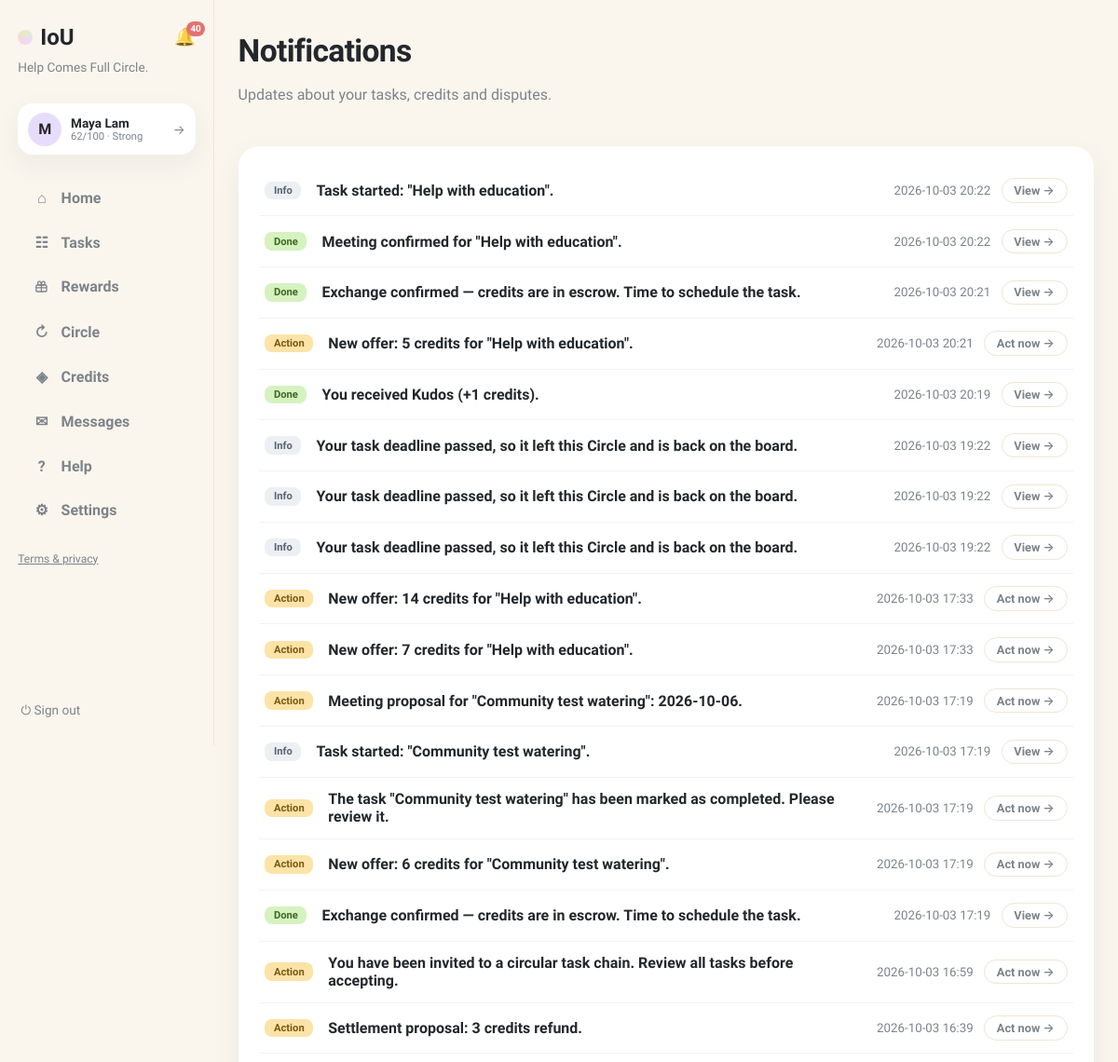
The page /notifications (signed in, upper part) on the database as committed earlier.
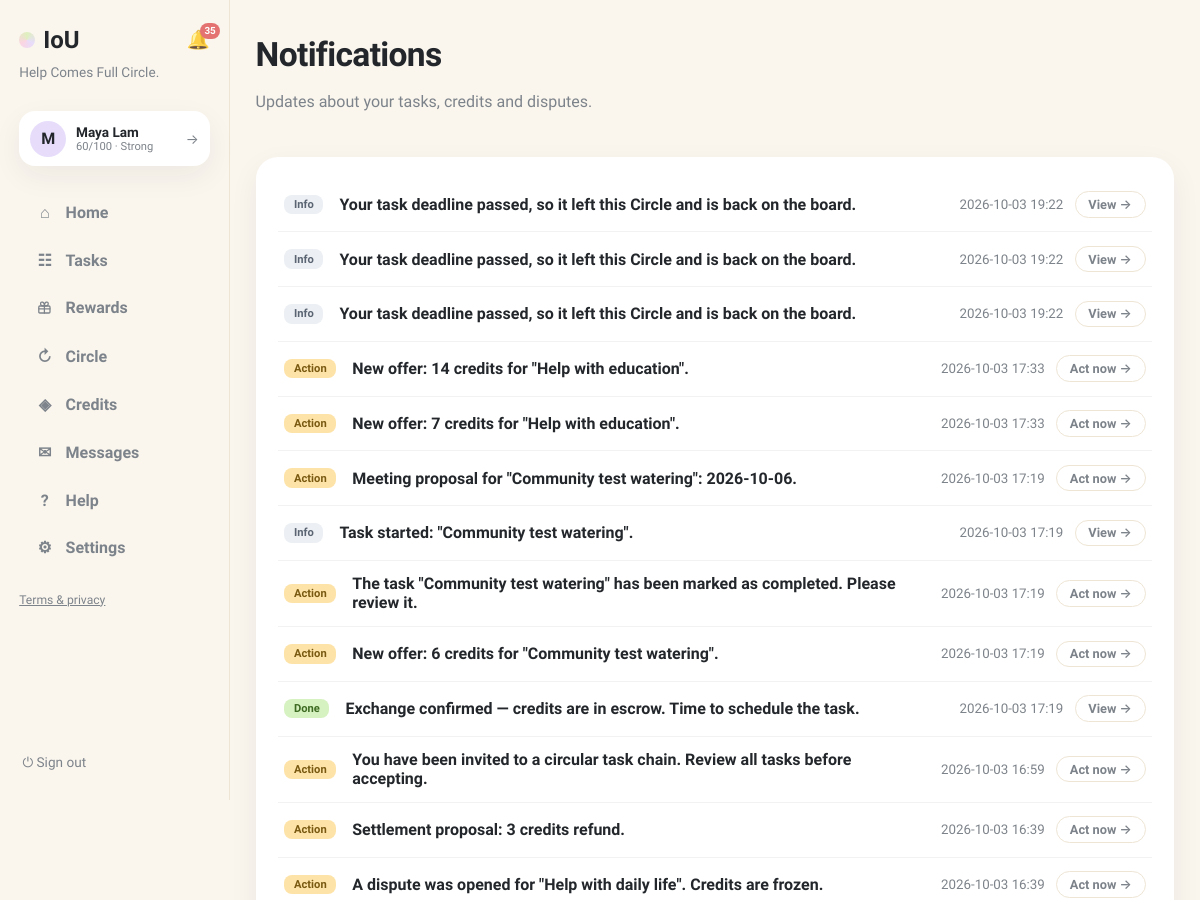
The same page on the database as committed later.
### tables this page shows
CREATE TABLE notifications (
                id INTEGER PRIMARY KEY, user_id INTEGER NOT NULL,
                body TEXT NOT NULL, link TEXT NOT NULL DEFAULT '/',
                is_read INTEGER NOT NULL DEFAULT 0, kind TEXT NOT NULL DEFAULT 'info',
                created_at TEXT NOT NULL,
                FOREIGN KEY(user_id) REFERENCES users(id)
            );

### app.py (the view)
@app.get("/notifications", response_class=HTMLResponse)
def notifications_page(request: Request, tab: str = "system"):
    user = current_user(request)
    if not user:
        return RedirectResponse("/login", status_code=303)
    with db() as connection:
        notifs = connection.execute(
            "SELECT * FROM notifications WHERE user_id=? ORDER BY created_at DESC LIMIT 50",
            (user["id"],)).fetchall()
        threads = connection.execute(
            """SELECT r.id, r.title, r.status, r.requester_id, r.provider_id,
                      ru.name requester_name, pu.name provider_name,
                      (SELECT body FROM messages WHERE request_id=r.id ORDER BY id DESC LIMIT 1) last_body,
                      (SELECT created_at FROM messages WHERE request_id=r.id ORDER BY id DESC LIMIT 1) last_at
               FROM requests r
               JOIN users ru ON ru.id=r.requester_id
               LEFT JOIN users pu ON pu.id=r.provider_id
               WHERE (r.requester_id=? OR r.provider_id=?
                      OR EXISTS (SELECT 1 FROM request_participants rp
                                 WHERE rp.request_id=r.id AND rp.user_id=?))
                 AND EXISTS (SELECT 1 FROM messages WHERE request_id=r.id)
               ORDER BY last_at DESC""",
            (user["id"], user["id"], user["id"])).fetchall()
    return render(request, "notifications.html", page="notifications",
                  notifs=notifs, threads=threads, tab=tab)

### templates/notifications.html (shortened to what this page needs)
{% extends "base.html" %}
{% block content %}
<header class="page-head">
  <div>
    <h1>Notifications</h1>
    <p class="muted">Updates about your tasks, credits and disputes.</p>
  </div>
</header>
<div class="card notif-card">
  {% for n in notifs %}
  <div class="notif-row {% if not n.is_read %}unread{% endif %}">
    <span class="notif-kind k-{{ n.kind or 'info' }}">{% if (n.kind or 'info') == 'action' %}Action{% elif n.kind == 'success' %}Done{% else %}Info{% endif %}</span>
    <div class="notif-body"><b>{{ n.body }}</b></div>
    <div class="notif-side">
      <small class="muted">{{ n.created_at[:16].replace('T',' ') }}</small>
      {% if n.link and (n.kind or 'info') == 'action' %}<a class="btn-ghost btn-sm" href="/notifications/{{ n.id }}/go">Act now →</a>{% elif n.link %}<a class="btn-ghost btn-sm" href="/notifications/{{ n.id }}/go">View →</a>{% endif %}
    </div>
  </div>
  {% else %}<p class="empty">No notifications yet.</p>{% endfor %}
</div>
{% endblock %}

### templates/base.html (shortened to what this page needs)
<!doctype html>
<html lang="en"><head><link rel="stylesheet" href="/static/style.css"></head>
<body class="app-body">
<nav class="sidebar">
  <div class="brand-row">
    <a class="brand" href="/"><span class="brand-dot"></span>IoU</a>
    {% if user %}
    <a class="bell {% if page == 'notifications' %}active{% endif %}" href="/notifications" title="Notifications">🔔{% if unread_notifs or unread_msgs %}<span class="bell-badge">{{ (unread_notifs or 0) + (unread_msgs or 0) }}</span>{% endif %}</a>
    {% endif %}
  </div>
  <p class="brand-tag">Help Comes Full Circle.</p>
  {% if user %}
  <a class="side-user" href="/profile" title="Your profile">
    <div class="avatar">{{ user.name[0] }}</div>
    {% set sc = user.reliability if user.reliability is not none else 60 %}
    {% set lab = 'Suspended' if sc <= 0 else ('Restricted' if sc < 30 else ('Limited' if sc < 60 else ('Strong' if sc < 80 else 'Excellent'))) %}
    <div class="sidebar-user-meta"><b>{{ user.name }}</b>
      <small>{{ sc }}/100 · {{ lab }}</small>
    </div>
    <span class="side-user-arrow">→</span>
  </a>
  <div class="nav-links">
    <a class="nav-link {% if page == 'home' %}active{% endif %}" href="/"><span class="nav-ico">⌂</span>Home</a>
    <a class="nav-link {% if page == 'browse' %}active{% endif %}" href="/browse"><span class="nav-ico">☷</span>Tasks</a>
    <a class="nav-link " href="/rewards"><span class="nav-ico"></span>Rewards</a>
    <a class="nav-link {% if page == 'circle' %}active{% endif %}" href="/chain-invitations"><span class="nav-ico">↻</span>Circle{% if circle_pending %}<span class="unread-dot"></span>{% endif %}</a>
    <a class="nav-link {% if page == 'credits' %}active{% endif %}" href="/history"><span class="nav-ico">◈</span>Credits</a>
    <a class="nav-link {% if page == 'messages' %}active{% endif %}" href="/messages"><span class="nav-ico">✉</span>Messages{% if unread_msgs %}<span class="unread-dot"></span>{% endif %}</a>
    <a class="nav-link {% if page == 'help' %}active{% endif %}" href="/help"><span class="nav-ico">?</span>Help</a>
    <a class="nav-link {% if page == 'account' %}active{% endif %}" href="/account"><span class="nav-ico">⚙</span>Settings</a>
  </div>
  <p class="nav-footer"><a href="/legal">Terms &amp; privacy</a></p>
  <form method="post" action="/logout" class="side-logout"><button class="link-button" title="Sign out">⏻ Sign out</button></form>
  {% else %}
  <div class="nav-links">
    <a class="nav-link" href="/login"><span class="nav-ico">→</span>Sign in</a>
    <a class="nav-link" href="/register"><span class="nav-ico">＋</span>Create account</a>
  </div>
  <p class="nav-footer"><a href="/legal">Terms &amp; privacy</a></p>
  {% endif %}
</nav>
<main class="content {% block content_class %}{% endblock %}">{% block content %}{% endblock %}</main>
</body></html>

Rows that differ between the two databases and show on the page:
removed notifications: kind "Info", body "Task started: \"Help with education\".", created_at "2026-10-03 20:22"
removed notifications: kind "Done", body "Meeting confirmed for \"Help with education\".", created_at "2026-10-03 20:22"
removed notifications: kind "Done", body "Exchange confirmed — credits are in escrow. Time to schedule the task.", created_at "2026-10-03 20:21"
removed notifications: kind "Action", body "New offer: 5 credits for \"Help with education\".", created_at "2026-10-03 20:21"
removed notifications: kind "Done", body "You received Kudos (+1 credits).", created_at "2026-10-03 20:19"
now on this page (row unchanged): notifications: kind "Action", body "A dispute was opened for \"Help with daily life\". Credits are frozen.", created_at "2026-10-03 16:39"
Other text that changed with them:
{{ (unread_notifs or 0) + (unread_msgs or 0) }}: "40" → "35"
{{ sc }}: "62" → "60"
